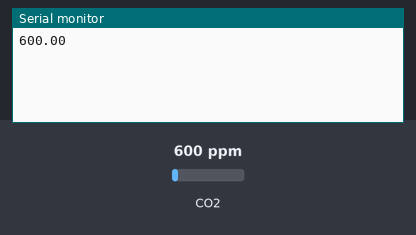
This sketch was run on a simulated Arduino Uno, built with avr-gcc and run on an emulated ATmega328P. On the bench: the last lines printed to the serial monitor. The inputs (shaded band) are chosen by the test bench; at power-on: CO2 600 ppm.

Above: at 4.2 s.
4.3 s: CO2 set to 452 ppm
At 5.3 s:
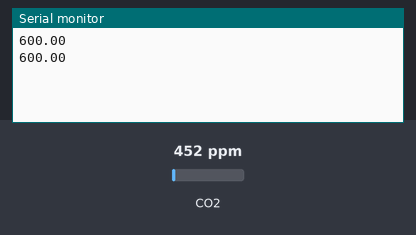
5.8 s: CO2 set to 1050 ppm
At 6.8 s:
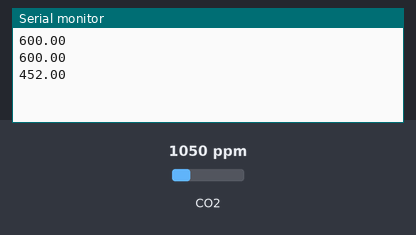
Timing chart, 0 to 8.8 s (numbered marks = the images above; inputs shaded):
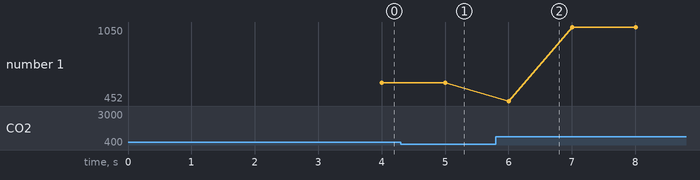

Measured:
- plotted number 1: 600 → 1050 after the input at 5.8 s

The sketch:

air_quality.ino
```cpp
#include "MQ135.h"
#define DIGITALPIN 3    //  Define Analog PIN on Arduino Board
MQ135 gasSensor = MQ135(DIGITALPIN);
void setup()
{
  Serial.begin(9600);
  delay(3000);
}

void loop() {
  float ppm = gasSensor.getPPM();

  // for printing the rzero calibrate value (initiation phase)
  // float rzero = gasSensor.getRZero();
  //   Serial.println(rzero);

  // for printing the ppm value
  delay(1000);
  Serial.println(ppm);
}
```
